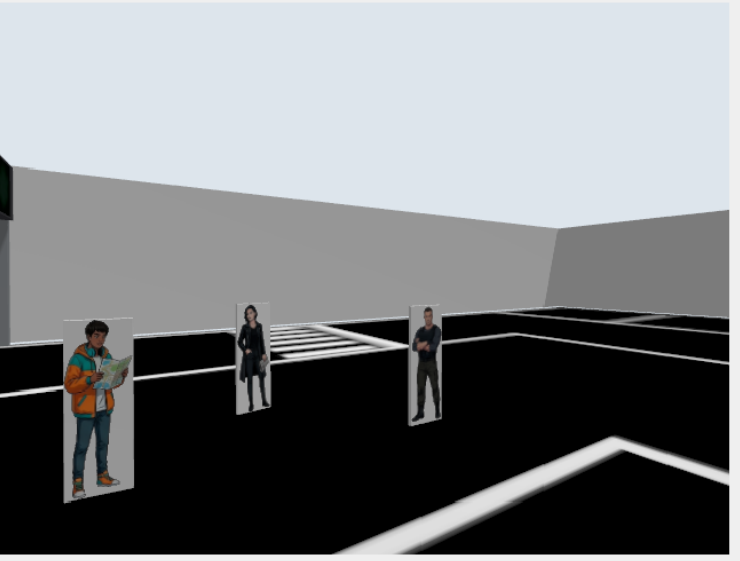
#> input picture _p_s09.png, 740 x 561 px
$ python standee_angle_check.py
#> lines starting #> are read from the running program, lines starting #| are printed output that depends on the picture; after the words box and inside, x2 and y2 are one past the last pixel; in counts of white or black regions, pixels touching at a corner belong together
import cv2
import numpy as np
import math

src = cv2.imread('_p_s09.png')
#> src is the input picture: shape (561, 740, 3); mean B, G, R 131, 128.7, 125.9
print('image', src.shape)
#| image (561, 740, 3)

gray = cv2.cvtColor(src, cv2.COLOR_BGR2GRAY)
edges = cv2.Canny(gray, 50, 150, apertureSize=3)
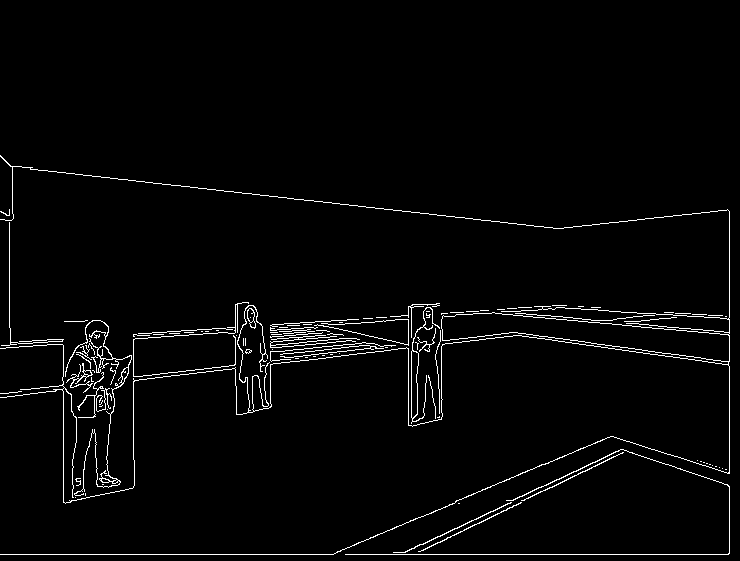
#> edges: shape (561, 740); 2.5% white in thin lines or dots, all inside (x1, y1, x2, y2) = (0, 155, 730, 555)

lines = cv2.HoughLinesP(edges, 1, np.pi / 180, threshold=40,
                        minLineLength=30, maxLineGap=8)
#> lines = 99 rows, first 6: [345, 554, 728, 554], [729, 473, 729, 211], [133, 339, 240, 331], [235, 327, 411, 315], [259, 362, 442, 339], [515, 332, 728, 362]
print('lines found:', 0 if lines is None else len(lines))
#| lines found: 99

if lines is not None:
    vert, horiz = [], []
    for l in lines.reshape(-1, 4):
        x1, y1, x2, y2 = map(int, l)
        dx, dy = x2 - x1, y2 - y1
        if dy == 0:
            continue
        ang = math.degrees(math.atan2(dx, -dy))  # 0 = 正竖直, 正=顺时针歪
        length = math.hypot(dx, dy)
        if length < 30:
            continue
        if abs(ang) < 35:
            vert.append(ang)
        elif abs(abs(ang) - 90) < 35:
            horiz.append(ang - math.copysign(90, ang))
#> this loop made 99 passes
#> (x1, y1, x2, y2, dx, dy, ang, length) on passes 2 to 13: (729, 473, 729, 211, 0, -262, 0, 262), (133, 339, 240, 331, 107, -8, 85.72, 107.3), (235, 327, 411, 315, 176, -12, 86.1, 176.4), (259, 362, 442, 339, 183, -23, 82.84, 184.4), (515, 332, 728, 362, 213, 30, 98.02, 215.1), (333, 356, 478, 340, 145, -16, 83.7, 145.9), (330, 554, 610, 436, 280, -118, 67.15, 303.8), (486, 313, 728, 334, 242, 21, 94.96, 242.9), (133, 334, 242, 326, 109, -8, 85.8, 109.3), (63, 502, 63, 339, 0, -163, 0, 163), (511, 311, 555, 308, 44, -3, 86.1, 44.1), (545, 490, 623, 452, 78, -38, 64.03, 86.76)
#> (x1, y1, x2, y2, dx, dy) on passes 1, 54, 59: (345, 554, 728, 554, 383, 0), (72, 554, 128, 554, 56, 0), (231, 554, 287, 554, 56, 0)

    def stat(name, arr):
#> called with name = '近竖直线(相对竖直) '
        if not arr:
            print('%s: none' % name)
            return
        a = np.array(arr)
        print('%s: n=%d  mean=%+.2f deg  median=%+.2f  std=%.2f  '
              'min=%+.2f max=%+.2f  |ang|>3deg占比=%.1f%%'
              % (name, len(a), a.mean(), np.median(a), a.std(),
                 a.min(), a.max(), 100.0 * (np.abs(a) > 3).mean()))
#| 近竖直线(相对竖直) : n=20  mean=+2.77 deg  median=+0.00  std=4.99  min=+0.00 max=+19.54  |ang|>3deg占比=30.0%
        hist, _ = np.histogram(np.round(a), bins=np.arange(-20, 21, 5))
        centers = [x + 2 for x in np.arange(-20, 20, 5)]
        print('   直方图(度):', ', '.join('%d~%d:%d' % (c - 2, c + 2, h)
                                        for c, h in zip(centers, hist) if h))
#|    直方图(度): 0~4:14, 5~9:5, 15~19:1

    stat('近竖直线(相对竖直) ', vert)
    stat('近水平线(相对水平) ', horiz)
#| 近水平线(相对水平) : n=67  mean=-4.89 deg  median=-5.04  std=9.60  min=-26.79 max=+19.08  |ang|>3deg占比=100.0%
#|    直方图(度): -15~-11:1, -10~-6:21, -5~-1:23, 0~4:2, 5~9:10, 10~14:1, 15~19:2

# 直接看三块已知立牌区域的边缘走向
boxes = {'左(橙夹克)': (58, 308, 135, 510),
         '中(黑大衣)': (228, 300, 280, 425),
         '右(双臂交叉)': (398, 305, 445, 470)}
print('\n=== 逐块立牌边缘走向 ===')
for name, (x1, y1, x2, y2) in boxes.items():
    roi = gray[max(0, y1 - 6):y2 + 6, max(0, x1 - 6):x2 + 6]
    if roi.size == 0:
        continue
    e = cv2.Canny(roi, 40, 120)
    ls = cv2.HoughLinesP(e, 1, np.pi / 180, threshold=15,
                         minLineLength=max(12, roi.shape[0] // 4), maxLineGap=6)
    if ls is None:
        print('%-12s 无线段' % name)
        continue
    angs = []
    for l in ls.reshape(-1, 4):
        ax, ay, bx, by = map(int, l)
        dx, dy = bx - ax, by - ay
        if dy == 0:
            continue
        ang = math.degrees(math.atan2(dx, -dy))
        if abs(ang) < 40:
            angs.append(ang)
    if not angs:
        print('%-12s 无近竖直线段' % name)
        continue
    a = np.array(angs)
    print('%-12s 尺寸=%dx%d  竖边角=%+.2f deg (n=%d, std=%.2f)'
          % (name, x2 - x1, y2 - y1, np.median(a), len(a), a.std()))
#> this loop made 3 passes
#> pass 1, `roi = gray[max(0, y1 - 6):y2 + 6, max(0, x1 - 6):x2 + 6]`:
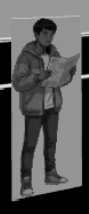
#> roi: shape (214, 89); min 0, max 226, mean 85.9
#> pass 1, `e = cv2.Canny(roi, 40, 120)`:
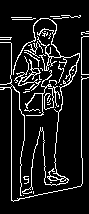
#> e: shape (214, 89); 11.1% white in thin lines or dots, all inside (x1, y1, x2, y2) = (0, 15, 89, 202)
#> pass 2, `roi = gray[max(0, y1 - 6):y2 + 6, max(0, x1 - 6):x2 + 6]`:
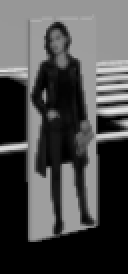
#> roi: shape (137, 64) (shown 2 times larger); min 0, max 236, mean 74.5
#> pass 2, `e = cv2.Canny(roi, 40, 120)`:
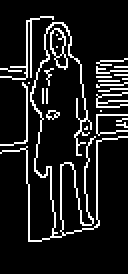
#> e: shape (137, 64) (shown 2 times larger); 11.5% white in thin lines or dots, all inside (x1, y1, x2, y2) = (0, 8, 64, 121)
#> after the loop:
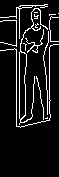
#> e: shape (177, 59); 9.4% white in thin lines or dots, all inside (x1, y1, x2, y2) = (0, 4, 59, 128)
#> after the loop:
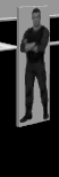
#> roi: shape (177, 59); min 0, max 235, mean 47.8

$ run again, with _p_s02.png copied over _p_s09.png
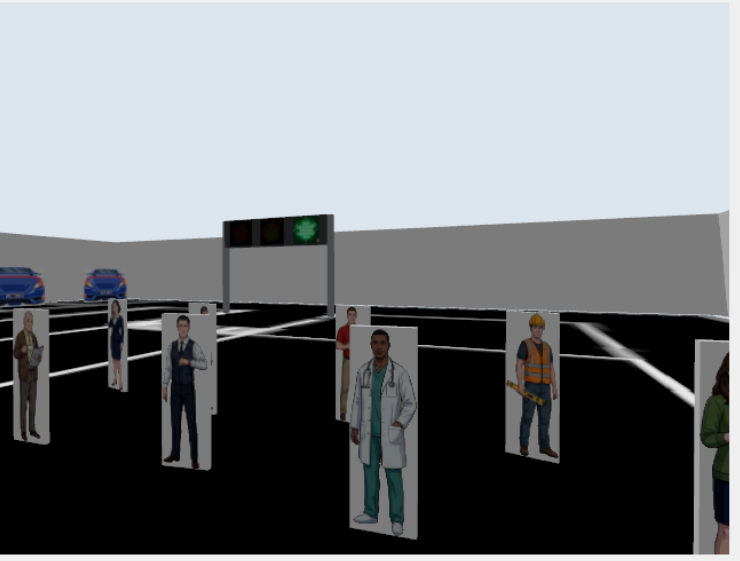
#> input picture _p_s02.png, 740 x 561 px
#> src is the input picture: shape (561, 740, 3); mean B, G, R 128.7, 125.9, 122.6
#| image (561, 740, 3)
#> `edges = cv2.Canny(gray, 50, 150, apertureSize=3)`:
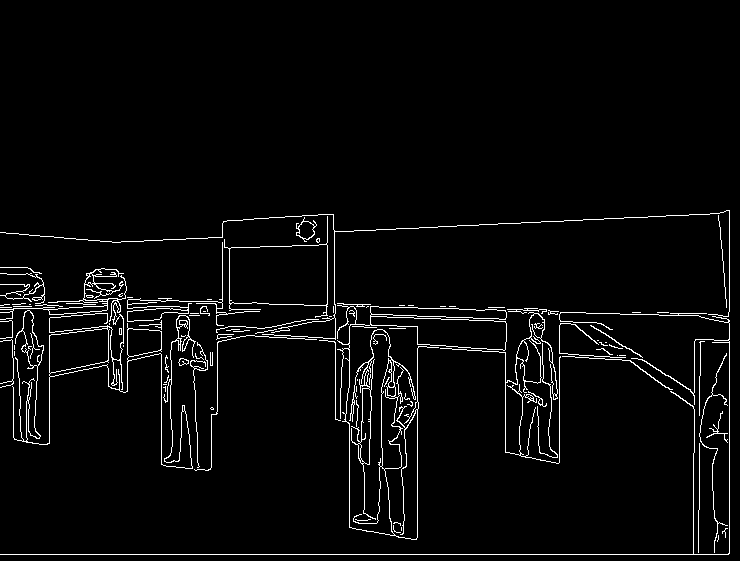
#> edges: shape (561, 740); 3.4% white in thin lines or dots, all inside (x1, y1, x2, y2) = (0, 210, 730, 555)
#> lines = 122 rows, first 6: [0, 554, 728, 554], [729, 553, 729, 210], [326, 304, 362, 305], [387, 317, 505, 321], [521, 312, 559, 314], [366, 307, 407, 307]
#| lines found: 122
#> the loop `for l in lines.reshape(-1, 4):` made 122 passes
#> (x1, y1, x2, y2, dx, dy, ang, length) on passes 2, 3, 4, 5, 7, 8, 10, 11: (729, 553, 729, 210, 0, -343, 0, 343), (326, 304, 362, 305, 36, 1, 91.59, 36.01), (387, 317, 505, 321, 118, 4, 91.94, 118.1), (521, 312, 559, 314, 38, 2, 93.01, 38.05), (50, 373, 160, 350, 110, -23, 78.19, 112.4), (560, 321, 601, 323, 41, 2, 92.79, 41.05), (560, 312, 609, 313, 49, 1, 91.17, 49.01), (613, 218, 719, 213, 106, -5, 87.3, 106.1)
#| 近竖直线(相对竖直) : n=34  mean=+1.45 deg  median=+0.00  std=2.06  min=+0.00 max=+8.97  |ang|>3deg占比=23.5%
#|    直方图(度): 0~4:32, 5~9:2
#| 近水平线(相对水平) : n=63  mean=+4.07 deg  median=+3.18  std=8.79  min=-12.88 max=+33.02  |ang|>3deg占比=66.7%
#|    直方图(度): -15~-11:4, -10~-6:2, -5~-1:9, 0~4:24, 5~9:12, 10~14:5, 15~19:4
#> after the loop `for name, (x1, y1, x2, y2) in boxes.items():`:
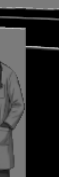
#> roi: shape (177, 59); min 0, max 191, mean 49.3

$ run again, with _p_s15.png copied over _p_s09.png
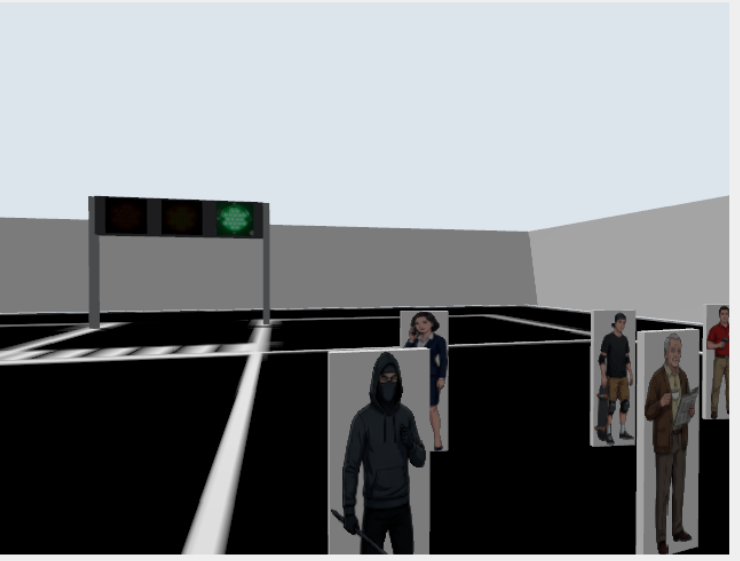
#> input picture _p_s15.png, 740 x 561 px
#> src is the input picture: shape (561, 740, 3); mean B, G, R 130.7, 128.2, 125.2
#| image (561, 740, 3)
#> `edges = cv2.Canny(gray, 50, 150, apertureSize=3)`:
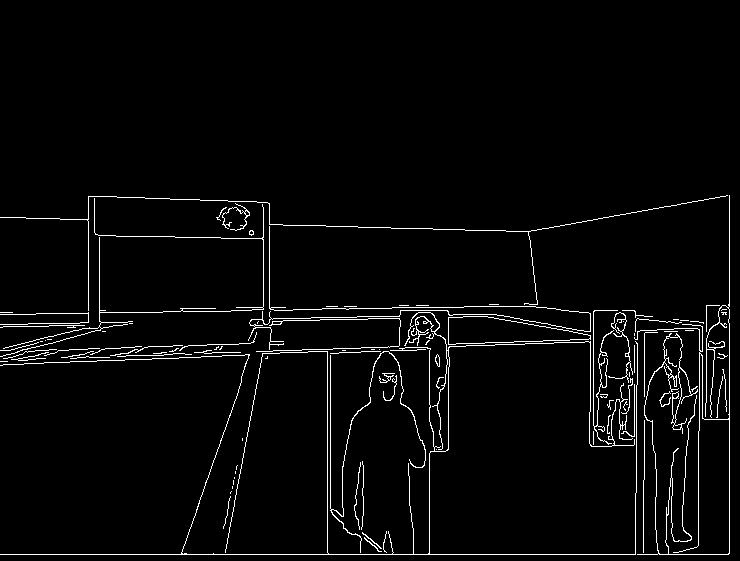
#> edges: shape (561, 740); 3% white in thin lines or dots, all inside (x1, y1, x2, y2) = (0, 195, 730, 555)
#> lines = 88 rows, first 6: [0, 554, 728, 554], [322, 308, 358, 308], [729, 553, 729, 195], [204, 353, 240, 352], [634, 333, 710, 329], [327, 353, 430, 349]
#| lines found: 88
#> the loop `for l in lines.reshape(-1, 4):` made 88 passes
#> (x1, y1, x2, y2, dx, dy, ang, length) on passes 3, 4, 5, 6, 7, 8, 9, 11: (729, 553, 729, 195, 0, -358, 0, 358), (204, 353, 240, 352, 36, -1, 88.41, 36.01), (634, 333, 710, 329, 76, -4, 86.99, 76.11), (327, 353, 430, 349, 103, -4, 87.78, 103.1), (446, 344, 593, 339, 147, -5, 88.05, 147.1), (402, 307, 515, 306, 113, -1, 89.49, 113), (327, 552, 327, 349, 0, -203, 0, 203), (524, 231, 725, 196, 201, -35, 80.12, 204)
#> after the loop `for l in lines.reshape(-1, 4):`: horiz = 31 values, max 9.74 at index 23, min -14.68 at index 18, mean -2.3; vert = 36 values, max 18.73 at index 11, min 0 at index 0, mean 3.25
#> a has the same summary as vert outside stat
#| 近竖直线(相对竖直) : n=36  mean=+3.25 deg  median=+0.00  std=5.17  min=+0.00 max=+18.73  |ang|>3deg占比=36.1%
#> hist = [0, 0, 0, 0, 28, 2, 4, 2]
#|    直方图(度): 0~4:28, 5~9:2, 10~14:4, 15~19:2
#| 近水平线(相对水平) : n=31  mean=-2.30 deg  median=-1.85  std=4.69  min=-14.68 max=+9.74  |ang|>3deg占比=38.7%
#|    直方图(度): -15~-11:2, -10~-6:3, -5~-1:18, 0~4:7, 10~14:1
#> the loop `for name, (x1, y1, x2, y2) in boxes.items():` made 3 passes
#> ls on pass 1: [[17, 47, 82, 45], [0, 41, 64, 23]]
#> after the loop `for name, (x1, y1, x2, y2) in boxes.items():`:
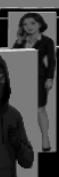
#> roi: shape (177, 59); min 0, max 216, mean 69.5

$ run again, with _cam_area.png copied over _p_s09.png
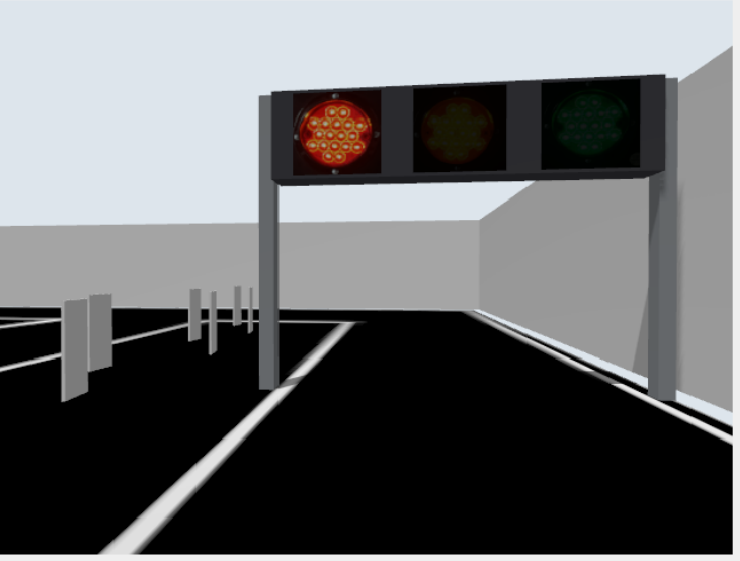
#> input picture _cam_area.png, 740 x 561 px
#> src is the input picture: shape (561, 740, 3); mean B, G, R 108.5, 107, 105.8
#| image (561, 740, 3)
#> edges: shape (561, 740); 2.6% white in thin lines or dots, all inside (x1, y1, x2, y2) = (0, 46, 733, 555)
#> lines = 84 rows, first 6: [0, 554, 732, 554], [732, 412, 732, 46], [258, 387, 258, 97], [339, 184, 377, 184], [110, 543, 318, 349], [279, 403, 356, 321]
#| lines found: 84
#> the loop `for l in lines.reshape(-1, 4):` made 84 passes
#> (x1, y1, x2, y2, dx, dy, ang, length) on passes 2, 3, 5, 6, 7, 8, 10, 11: (732, 412, 732, 46, 0, -366, 0, 366), (258, 387, 258, 97, 0, -290, 0, 290), (110, 543, 318, 349, 208, -194, 46.99, 284.4), (279, 403, 356, 321, 77, -82, 43.2, 112.5), (461, 311, 720, 437, 259, 126, 115.9, 288), (279, 388, 279, 184, 0, -204, 0, 204), (484, 317, 666, 405, 182, 88, 115.8, 202.2), (676, 371, 676, 217, 0, -154, 0, 154)
#> after the loop `for l in lines.reshape(-1, 4):`: horiz = 30 values, max 26.28 at index 20, min -34.46 at index 25, mean 4.59; vert = [0, 0, 0, 0, 0, 0, 0, 0, 0, 0, 0, 0, 0, 0, 0, 0, 0, 0, 0, 0, 32.91]
#> a = 21 values from 0 to 32.91
#| 近竖直线(相对竖直) : n=21  mean=+1.57 deg  median=+0.00  std=7.01  min=+0.00 max=+32.91  |ang|>3deg占比=4.8%
#> hist = [0, 0, 0, 0, 20, 0, 0, 0]
#|    直方图(度): 0~4:20
#| 近水平线(相对水平) : n=30  mean=+4.59 deg  median=-1.34  std=16.35  min=-34.46 max=+26.28  |ang|>3deg占比=63.3%
#|    直方图(度): -15~-11:5, -10~-6:1, -5~-1:11, 0~4:1
#> the loop `for name, (x1, y1, x2, y2) in boxes.items():` made 3 passes
#> ls on passes 1, 3: [[35, 68, 35, 0], [12, 71, 12, 0], [37, 69, 37, 0]], [[0, 11, 48, 11]]
#> after the loop `for name, (x1, y1, x2, y2) in boxes.items():`:
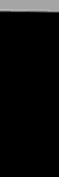
#> roi: shape (177, 59); min 0, max 186, mean 11.1
